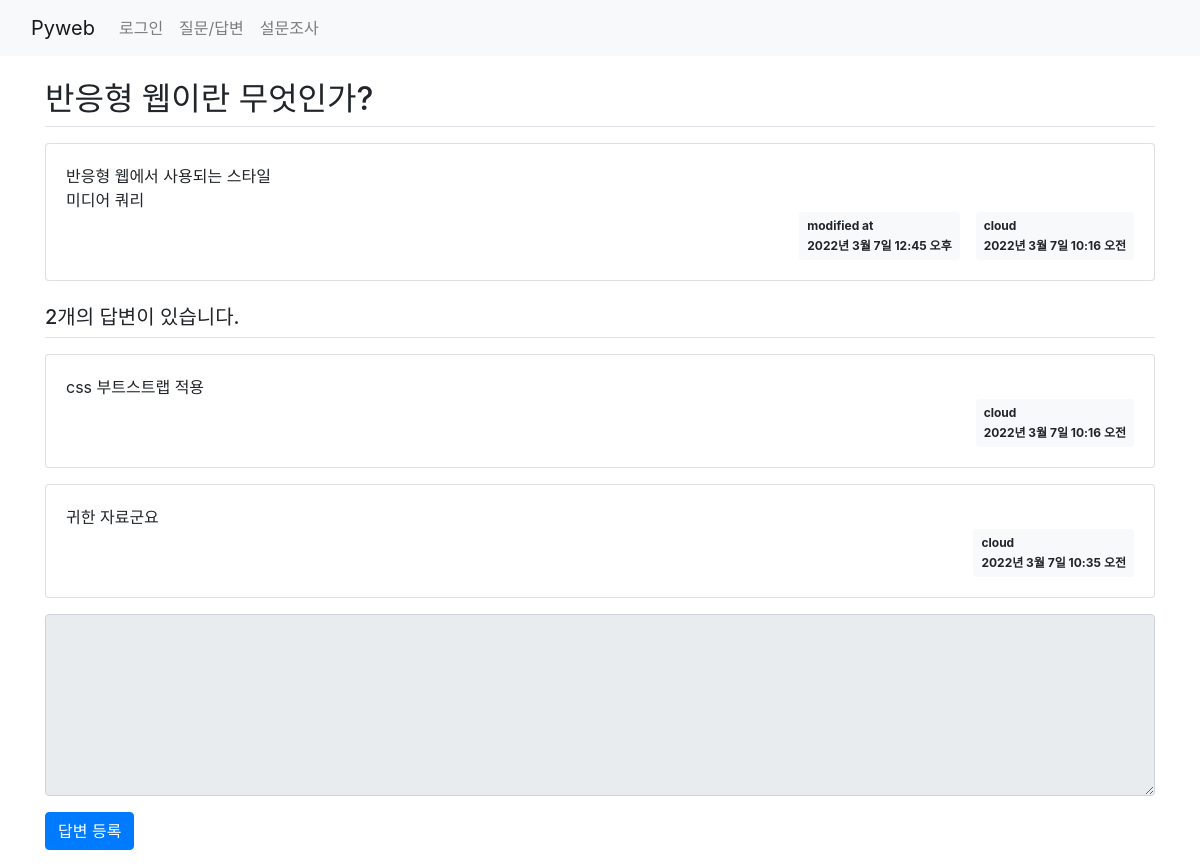
Page /board/9/ on the committed database.
### board/models.py (models this page shows, shortened)
class Question(models.Model):
    subject = models.CharField(max_length=200)
    content = models.TextField()
    create_date = models.DateTimeField()  # not null
    modify_date = models.DateTimeField(null=True, blank=True) # null 값 허용/ blank- 폼 데이터null
    author = models.ForeignKey(User, on_delete=models.CASCADE)

class Answer(models.Model):
    content = models.TextField()
    create_date = models.DateTimeField()
    modify_date = models.DateTimeField(null=True, blank=True)
    question = models.ForeignKey(Question, on_delete=models.CASCADE)
    author = models.ForeignKey(User, on_delete=models.CASCADE)

### board/views.py (the view)
# urls.py: path('<int:question_id>/', views.detail, name='detail'), #127.0.0.1:8000/board/1/
def detail(request, question_id):
    question = get_object_or_404(Question, pk=question_id)  #url경로 오류 처리
    context = {'question':question}
    return render(request, 'board/detail.html', context)

### templates/board/detail.html (shortened to what this page needs)
{% extends 'base.html' %}
{% block content %}
    <div class="container my-3">
       <h2 class="border-bottom py-2">{{ question.subject }}</h2>
        <div class="card my-3">
            <div class="card-body">
                <div class="card-text" style="white-space:pre-line">{{ question.content }}</div>
                <div class="d-flex justify-content-end">
                    {% if question.modify_date %}
                    <div class="badge badge-light p-2 mx-3 text-left">
                        <div class="mb-2">modified at</div>
                        <div>{{ question.modify_date }}</div>
                    </div>
                    {% endif %}
                    <div class="badge badge-light p-2 text-left">
                        <div class="mb-2">{{ question.author }}</div>
                        <div>{{ question.create_date }}</div>
                    </div>
                </div>
            </div>
        </div>
        <h5 class="border-bottom my-3 py-2">
            {{ question.answer_set.count }}개의 답변이 있습니다.
        </h5>
        {% for answer in question.answer_set.all %}
        <div class="card my-3">
            <div class="card-body">
                <div class="card-text"  style="white-space:pre-line">{{ answer.content }}</div>
                <div class="d-flex justify-content-end">
                    <div class="badge badge-light p-2 text-left">
                        <div class="mb-2">{{ answer.author }}</div>
                        <div>{{ answer.create_date }}</div>
                    </div>
                </div>
            </div>
        </div>
        {% endfor %}
        <form action="{% url 'board:answer_create' question.id %}" method="post">
          <div class="form-group">
              <textarea name="content" rows="7" cols="60" class="form-control"
                              {% if not user.is_authenticated %} disabled {% endif %}></textarea>
          </div>
          <input type="submit" value="답변 등록" class="btn btn-primary">
      </form>
    </div>
{% endblock %}

### rows in the picture
Question: subject "반응형 웹이란 무엇인가?", content "반응형 웹에서 사용되는 스타일 미디어 쿼리", modify_date "2022년 3월 7일 12:45 오후", author "cloud", create_date "2022년 3월 7일 10:16 오전", answer_set.count "2"
Answer: content "css 부트스트랩 적용", author "cloud", create_date "2022년 3월 7일 10:16 오전"
Answer: content "귀한 자료군요", author "cloud", create_date "2022년 3월 7일 10:35 오전"
